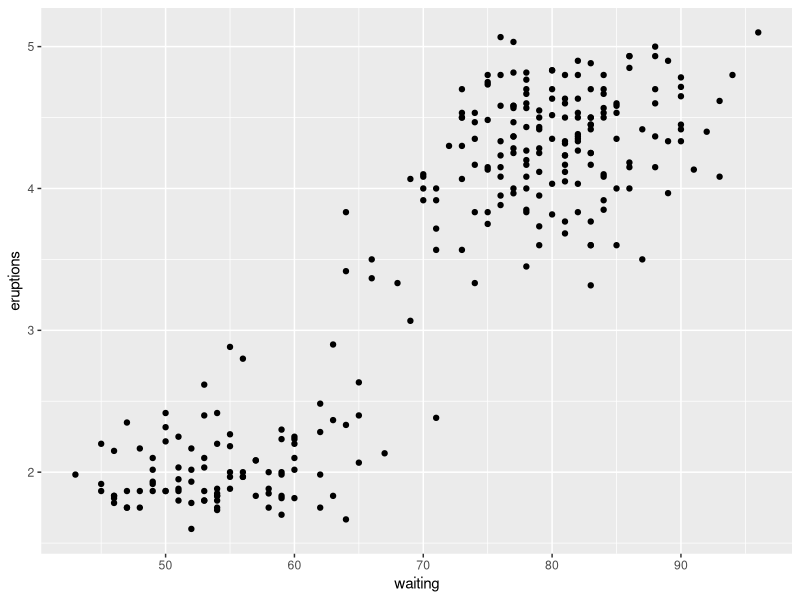
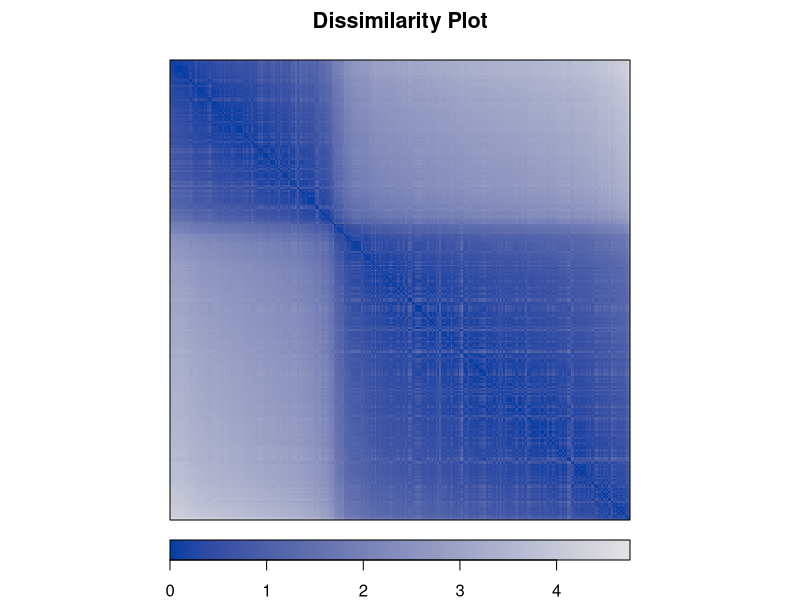

Write the R code that produced these figures, in order.
## ---- chunk 1
knitr::opts_chunk$set(echo = TRUE)
#rm(list=ls())
library(tidyverse)
library(cluster)
library(seriation)
## ---- chunk 2
p <- c(1,2)
q <- c(3,4)

d_manhattan <- sum(abs(p-q))
d_canberra <- sum(abs(p-q)/(abs(p) + abs(q))) 
d_euclidean <- (sum((p-q)^2))^.5
c(d_manhattan, d_canberra, d_euclidean)
## ---- chunk 3
dist(rbind(p, q), method = "manhattan")
dist(rbind(p, q), method = "canberra")
dist(rbind(p, q), method = "euclidean")
## ---- chunk 4
faithful %>% ggplot() + geom_point(aes(x=waiting, eruptions))
faithful %>% summarize(Mean_waiting = mean(waiting), Mean_eruption = mean(eruptions), 
                       Var_waiting = var(waiting), Var_eruption = var(eruptions), 
                       corr = cor(waiting, eruptions))
## ---- chunk 5
#Scaling the data
faithful_scaled <- scale(faithful)
dis_mat <- dist(faithful_scaled, method = "euclidean")
## ---- chunk 6
dissplot(dis_mat)
## ---- chunk 7
iris_dm <- iris %>% select(-Species) %>% scale() %>% dist( ,method="euclidean")
